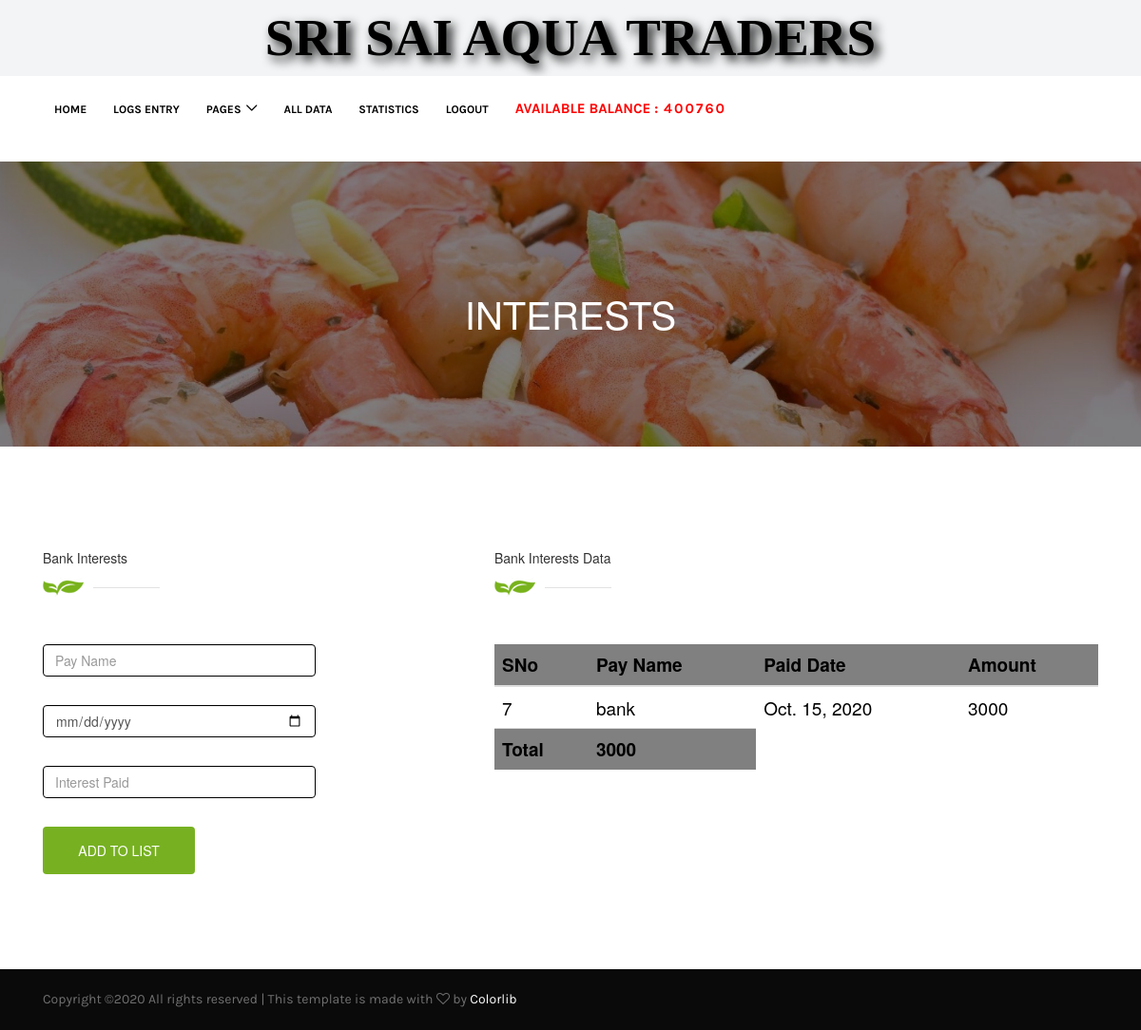
Screenshot of /bank_int/ (signed in) with the database file from the repository.
### pages/models.py (models this page shows, shortened)
class Bankinterest(models.Model):
	Pay_Name=models.CharField(max_length=50)
	Paid_Date=models.DateField()
	Amount=models.IntegerField()

### pages/views.py (the view)
# urls.py: path('bank_int/', views.bankint,name="bank-int"),
@login_required(login_url='/login/')
def bankint(request):
	if request.method=='GET':
		form=bankintform()
	else:
		form=bankintform(request.POST)
		if form.is_valid():
			form.save()
			messages.success(request, 'Entry successfully inserted ')
	investment=Investment.objects.all().aggregate(Sum('Investment_amount'))['Investment_amount__sum'] or 0
	payment=Logs_Table.objects.all().aggregate(Sum('Payment'))['Payment__sum'] or 0
	totamount=Bankinterest.objects.all().aggregate(Sum('Amount'))['Amount__sum'] or 0
	paycom=Logs_Table.objects.all().aggregate(Sum('Total'))['Total__sum'] or 0
	retpays=Returninvestment.objects.all().aggregate(Sum('Investment_amount'))['Investment_amount__sum'] or 0
	bankinterest=Bankinterest.objects.all().aggregate(Sum('Amount'))['Amount__sum'] or 0
	context={
	'availbalance':math.floor(investment+paycom-payment-retpays-bankinterest),
	'totamount':totamount,
	'bankintdata':Bankinterest.objects.all(),
	'form':form,
	}
	return render(request,'bankint.html',context)

### pages/forms.py
class bankintform(forms.ModelForm):
	class Meta:
		model=Bankinterest
		fields=[
		'Pay_Name',
		'Paid_Date',
		'Amount',
		]

### pages/templates/bankint.html (shortened to what this page needs)
{% extends 'base.html' %}
{% load static %}
{% block content %}
<div class="breadcrumb-area bg-img bg-overlay jarallax" style="background-image: url({% static 'img/fishbanner.jpg' %});">
    <div class="container h-100">
      <div class="row h-100 align-items-center">
        <div class="col-12">
          <div class="breadcrumb-text">
            <h2>Interests</h2>
          </div>
        </div>
      </div>
    </div>
  </div>
<section class="contact-area section-padding-100-0">
    <div class="container">
      <div class="row justify-content-between">
        <div class="col-12 col-lg-5">
          <div class="contact-content mb-100">
            <div class="section-heading">
              <h5>Bank Interests</h5>
              <img src="{% static 'img/core-img/decor.png' %}" alt="">
            </div>
            <div class="contact-form-area">
              <form action="{% url 'bank-int' %}" method="post">
                <div class="row">
                	<div class="col-lg-8">
                    <input type="text" class="form-control" name="Pay_Name"  placeholder="Pay Name" required>
                  </div>
                  <div class="col-lg-8">
                    <input type="date" class="form-control" name="Paid_Date" placeholder="Interest Paid Date" required>
                  </div>
                  <div class="col-lg-8">
                    <input type="text" class="form-control" name="Amount"  placeholder="Interest Paid" required>
                  </div>
                  <div class="col-12">
                    <button type="submit" class="btn famie-btn">Add To List</button>
                  </div>
                </div>
              </form>
            </div>
          </div>
        </div>
        <div class="col-12 col-lg-7">
          <div class="contact-content mb-100">
            <div class="section-heading">
              <h5>Bank Interests Data</h5>
              <img src="{% static 'img/core-img/decor.png' %}" alt="">
            </div>
           <table id="dtMaterialDesignExample" class="table" cellspacing="0" width="100%">
  <thead>
    <tr>
      <th class="th-sm">SNo
      </th>
      <th class="th-sm">Pay Name
      </th>
      <th class="th-sm">Paid Date
      </th>
      <th class="th-sm">Amount
      </th>
    </tr>
  </thead>
  <tbody>
  	{% for i in bankintdata %}
    <tr>
      <td>{{ i.id }}</td>
      <td>{{ i.Pay_Name }}</td>
      <td>{{ i.Paid_Date }}</td>
      <td>{{ i.Amount }}</td>
    </tr>
    {% endfor %}
  </tbody>
<tfoot>
	<th>
		Total
	</th>
	<th>
		{{ totamount }}
	</th>
</tfoot>
</table>
          </div>
        </div>
      </div>
    </div>
  </section>
{% endblock %}

### pages/static/style.css (style rules this page uses)
* { margin: 0; padding: 0; }
body { font-family: "Karla", sans-serif; color: #707070; }
h1, h2, h3, h4, h5, h6 { font-family: "Karla", sans-serif; color: #303030; line-height: 1.3; font-weight: 700; }
img { height: auto; max-width: 100%; }
.bg-img { background-position: center center; background-size: cover; background-repeat: no-repeat; }
.bg-overlay { position: relative; z-index: 2; background-position: center center; background-size: cover; }
.bg-overlay::after { background-color: rgba(0, 0, 0, 0.5); position: absolute; z-index: -1; top: 0; left: 0; width: 100%; height: 100%; content: ""; }
.jarallax { position: relative; z-index: 0; }
.mb-100 { margin-bottom: 100px !important; }
.section-padding-100-0 { padding-top: 100px; padding-bottom: 0; }
.section-heading { position: relative; z-index: 1; margin-bottom: 50px; }
.famie-btn { background-color: #77b122; -webkit-transition-duration: 500ms; -o-transition-duration: 500ms; transition-duration: 500ms; position: relative; z-index: 1; display: inline-block; min-width: 160px; height: 50px; color: #ffffff; border-radius: 0; padding: 0 30px; font-size: 16px; line-height: 48px; font-weight: 700; text-transform: uppercase; }
.breadcrumb-area { position: relative; z-index: 1; width: 100%; height: 300px; }
.breadcrumb-area .breadcrumb-text { position: relative; z-index: 1; text-align: center; }
.breadcrumb-area .breadcrumb-text h2 { color: #ffffff; text-transform: uppercase; margin-bottom: 0; font-size: 40px; }
.form-control { position: relative; z-index: 2; height: 48px; width: 100%; background-color: #ffffff; font-size: 12px; margin-bottom: 30px; padding: 10px 30px; color: #707070; -webkit-transition-duration: 500ms; -o-transition-duration: 500ms; transition-duration: 500ms; border: 1px solid #e1e1e1; border-radius: 2px; }

### pages/static/css/classy-nav.css (style rules this page uses)
body { font-family: "Roboto", sans-serif; }
img { height: auto; max-width: 100%; }
.bg-img { background-position: center center; background-size: cover; background-repeat: no-repeat; }
.justify-content-between { -webkit-box-pack: justify; -ms-flex-pack: justify; justify-content: space-between; }

### pages/templates/base.html (style rules this page uses)
input[type="text"] { border:1px solid black; }
input[type="date"] { border:1px solid black; }
.table tr td,th { color: black; font-size: 19px; }
.table tr th { background-color: gray; }

### rows the page displays
Bankinterest: id "7", Pay_Name "bank", Paid_Date "Oct. 15, 2020", Amount "3000"

### other values shown
{{ availbalance }} "400760"
{{ totamount }} "3000"
